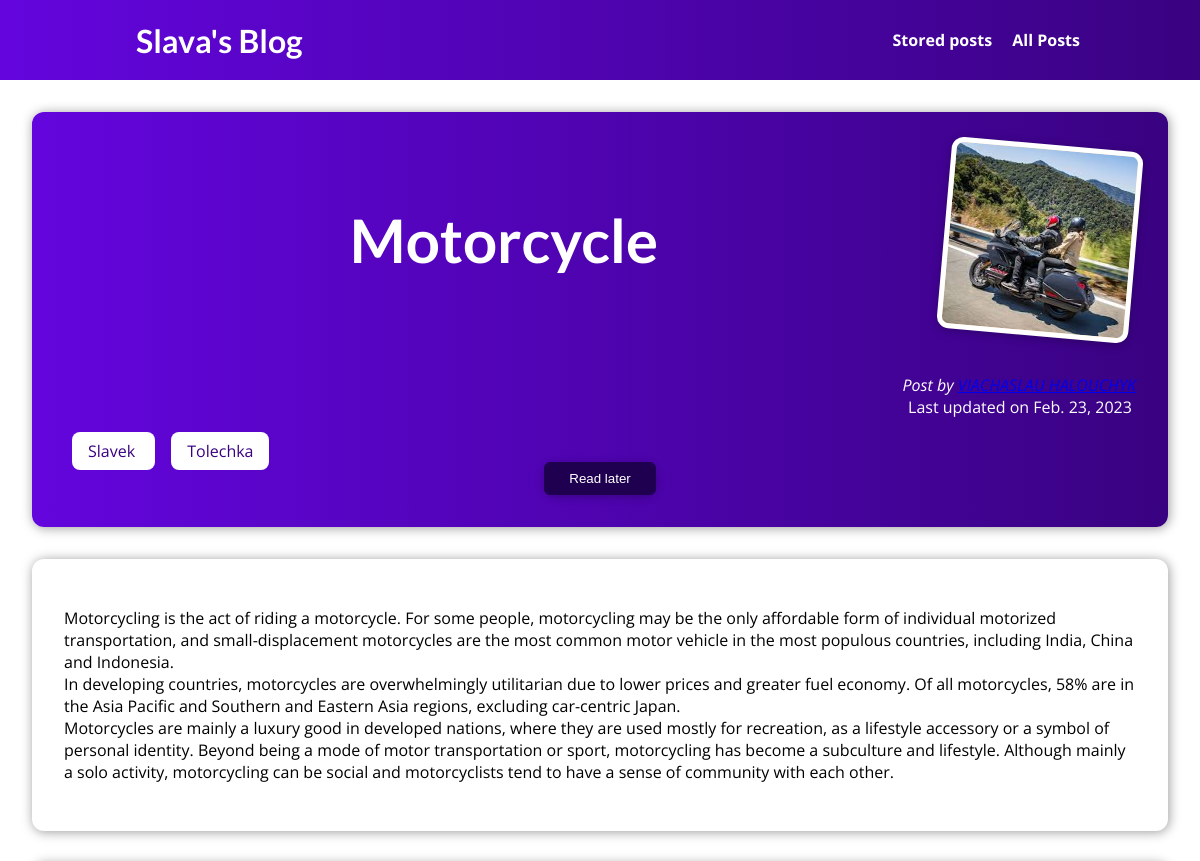
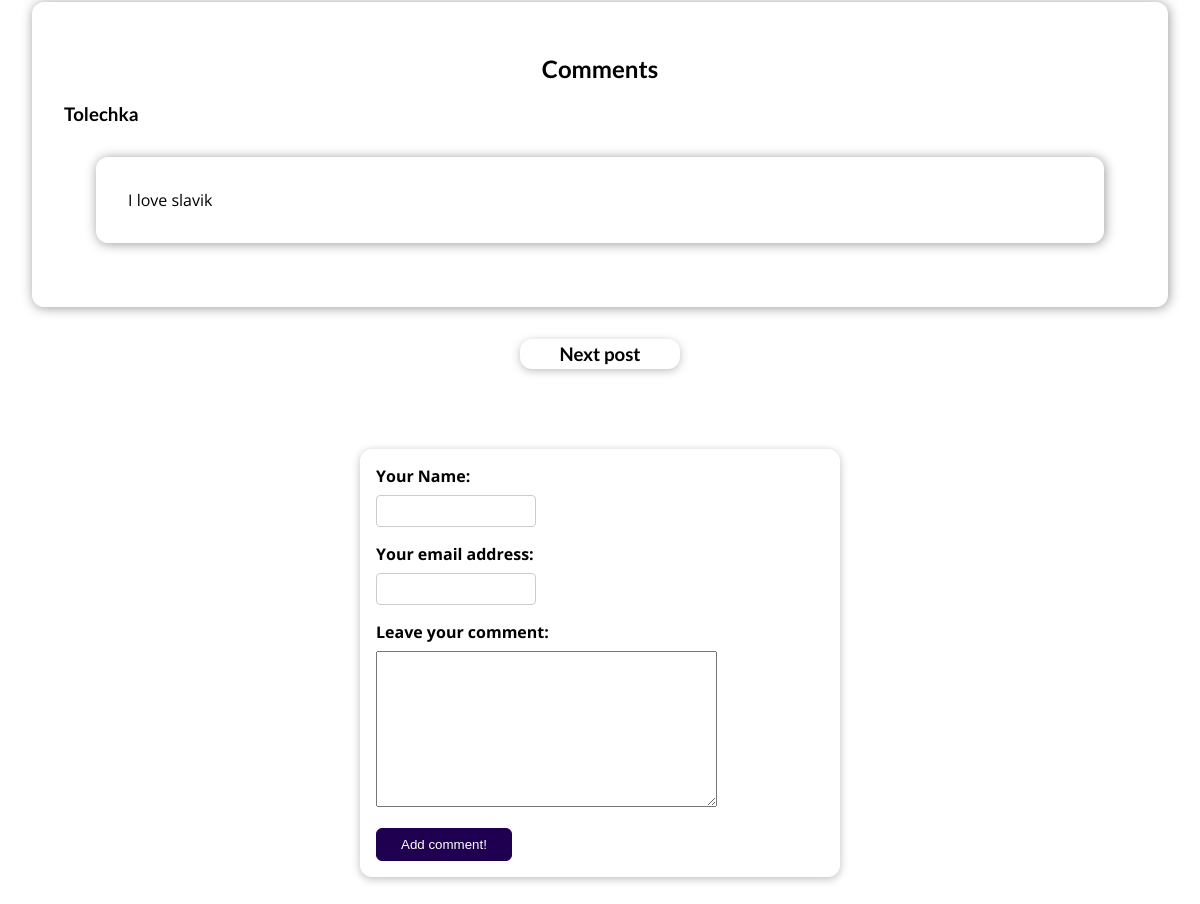
Screenshot of /posts/motorcycle with the database file from the repository (2 pictures, top to bottom).
### blog/models.py (models this page shows, shortened)
class Post(models.Model):
    title = models.CharField(max_length=50)
    excerpt = models.CharField(max_length=100)
    image = models.ImageField(upload_to='posts')
    author = models.ForeignKey(
        Author, on_delete=models.SET_NULL, null=True)
    data = models.DateField(default=datetime.now)
    slug = models.SlugField(
        default="", blank=True, null=False, db_index=True)
    content = models.TextField(validators=[MinLengthValidator(10)])
    tag = models.ManyToManyField(Tag)

class Tag(models.Model):
    caption = models.CharField(max_length=50)

class Comment(models.Model):
    user_name =  models.CharField(max_length=120)
    user_email = models.EmailField()
    text = models.TextField(max_length=400)
    post = models.ForeignKey(Post, on_delete=models.CASCADE, related_name="comments", default=True)

### blog/views.py (the view, shortened to what this page needs)
# urls.py: path("posts/<slug:slug>", views.PostDetailView.as_view(),
class PostDetailView(View):
    def get(self, request, slug):
        identified_post = get_object_or_404(Post, slug=slug)
        start = False
        finish = False
        try:
            previous_post = Post.get_next_by_data(identified_post)
            next_post = Post.get_previous_by_data(identified_post)
        except:
            try:
                previous_post = identified_post
                next_post = Post.get_previous_by_data(identified_post)
                start = True
            except:
                previous_post = Post.get_next_by_data(identified_post)
                next_post = identified_post
                finish = True
        context = {
            "post":identified_post,
            "post_tags": identified_post.tag.all(),
            "comments" : Comment.objects.filter(post = identified_post),
            "comment_form": CommentForm(),
            "next_post": next_post.slug,
            "previous_post": previous_post.slug,
            "start": start,
            "finish": finish
        }
        return render(request, "blog/post_detail.html", context)

### blog/forms.py
class CommentForm(forms.ModelForm):
   class Meta:
      model = Comment
      fields = "__all__"
      exclude = ['post']
      labels = {
         "user_name": "Your Name",
         "user_email": "Your email address",
         "text": "Leave your comment"
      }
      error_messages = {
         "user_name": {
            "required": "Your name must not be empty",
            "max_length": "Please enter a shorter name!"
         }
      }

### blog/models.py (called while the page is built)
    def __str__(self):
        return f"{self.first_name} {self.last_name}"

### blog/templates/blog/post_detail.html (shortened to what this page needs)
{% extends 'base.html' %}
{% load static %}
{% block css_files %}
    <link rel="stylesheet" href="{% static 'blog/post_detail.css' %}">
{% endblock css_files %}
{% block content %}
<section id = "total">
    <div>
        <h1>{{post.title}}</h1>
        <img src="{{post.image.url}}" alt={{post.title}} />
    </div>
    <p>
        <i>Post by <a href="mailto:{{post.author.email}}">{{post.author}}</a></i>
        Last updated on <time>{{post.data}}</time>
    </p>
    <section>
        {% for tag in post_tags %}
            <span class = "tag"> {{tag.caption}} </span>
        {% endfor %}
        <div id = "read-later">
            <form action="{% url 'read-later' %}" method="POST">
                <button>Read later</button>
            </form>
        </div>
    </section>
</section>
<section id = "text">
    <p>
        {{post.content | linebreaks}}
    </p>
</section>
{% if comments %}
<section id = "text">
    <h1 id = "comment">Comments</h1>
    {% for comment in comments %}
    <h3>{{comment.user_name}}</h3>
    <section id = "text">{{comment.text}}</section>
    {% endfor %}
</section>
{% endif %}
<section>
    <article class="add">
        {% if start %}
        <a href="{% url 'post-detail-page' next_post %}">
            <h3>Next post</h3>
        </a>
        {% elif finish %}
        <a href="{% url 'post-detail-page' previous_post %}">
            <h3>Previous post</h3>
        </a>
        {% endif %}
    </article>
    <form id = "add_comment" enctype="multipart/form-data" method="POST">
        {% for field in comment_form %}
        <div class="form-control {% if field.errors %}error{% endif %}">
        {{ field.label_tag }}
        {{ field }}
        </div>
        {% endfor %}
        <button type="submit">Add comment!</button>
    </form>
</section>
{% endblock content %}

### static/app.css (style rules this page uses)
* { box-sizing: border-box; }
html { font-family: 'Open Sans', 'Lato', sans-serif; }
body { margin: 0; }
h1, h2, h3 { font-family: 'Lato', sans-serif; font-weight: bold; }

### blog/static/blog/post_detail.css (style rules this page uses)
#total { background: linear-gradient(to right, #6305dd, #390281); padding: 2rem; border-radius: 12px; width: auto; margin: 2rem; box-shadow: 1px 1px 12px rgba(0, 0, 0, 0.4); }
#total h1 { flex-grow: 1; text-align: center; color: white; font-size: 60px; }
#total img { width: 12rem; height: 12rem; object-fit: cover; object-position: top; border: 5px solid white; border-radius: 12px; background-color: #ffe1bf; transform: rotateZ(+5deg); box-shadow: 0 2px 8px rgb(0 0 0 / 25%); }
#total div { display:flex; justify-content: space-between; align-items: center; }
#total p { text-align: right; color: white; white-space: pre; margin-bottom: 0; }
#text { background-color: white; padding: 2rem; border-radius: 12px; width: auto; margin: 2rem 2rem 2rem 2rem; box-shadow: 1px 1px 12px rgba(0, 0, 0, 0.4); }
.tag { background-color: white; color: #390281; padding: 0.5rem 1rem; border-radius: 8px; margin: 0.5rem; }
.add { display: flex; align-items: center; text-align: center; justify-content: center; }
.add a { margin: auto; height: auto; width: 10rem; margin-bottom: 2rem; transform-origin: center; box-shadow: 0 2px 8px rgba(0, 0, 0, 0.25); border-radius: 12px; background-color: white; text-decoration: none; color: black; }
.add h3 { margin: 0.25rem 0; }
form { margin: 3rem auto; width: 90%; max-width: 30rem; padding: 1rem; border-radius: 12px; background-color: white; box-shadow: 0 2px 8px rgba(0, 0, 0, 0.26); }
button { cursor: pointer; padding: 0.5rem 1.5rem; border-radius: 6px; background-color: #1f0050; color: white; border: 1px solid #1f0050; }
.form-control { margin-bottom: 1rem; }
.form-control input { font: inherit; padding: 0.25rem; border-radius: 4px; border: 1px solid #ccc; display: block; width: 10rem; }
.form-control label { font-weight: bold; display: block; margin-bottom: 0.5rem; }
#comment { text-align: center }
#read-later form { margin: auto; max-width: 5rem; padding: 0; max-width: max-content; }

### rows the page displays
Post: title "Motorcycle", image (picture), data "Feb. 23, 2023", content "Motorcycling is the act of riding a motorcycle. For some people, motorcycling may be the only affordable form of individual motorized transportation, and small-displacement motorcycles are the most common motor vehicle in the most populous countries, including India, China and Indonesia. In developing countries, motorcycles are overwhelmingly utilitarian due to lower prices and greater fuel economy. Of all motorcycles, 58% are in the Asia Pacific and Southern and Eastern Asia regions, excluding car-centric Japan. Motorcycles are mainly a luxury good in developed nations, where they are used mostly for recreation, as a lifestyle accessory or a symbol of personal identity. Beyond being a mode…"
Tag: caption "Slavek"
Tag: caption "Tolechka"
Comment: user_name "Tolechka", text "I love slavik"

### other values shown
{{ field.label_tag }} "Your Name:" "Your email address:" "Leave your comment:"
